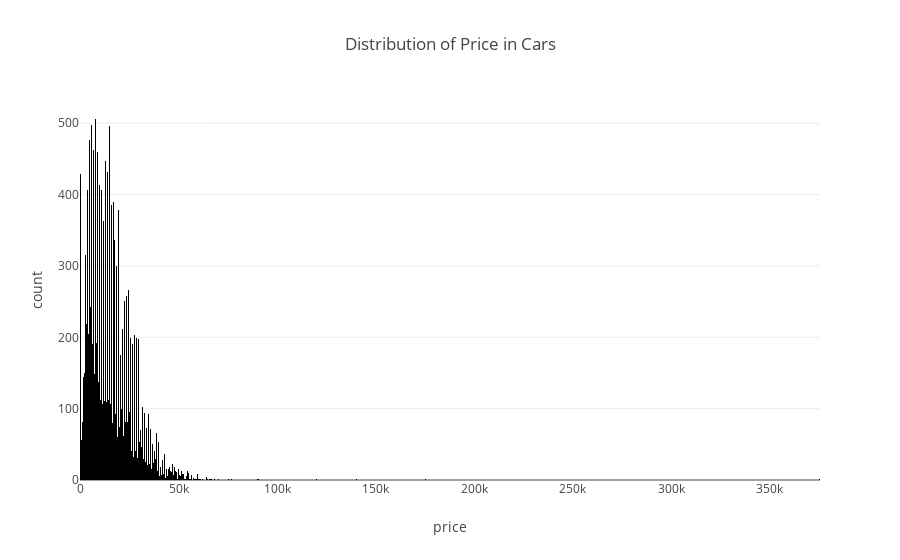

Notebook code cell kept with this figure:
### Code cell
fig = px.histogram(df.price, x = "price", title = "Distribution of Price in Cars")

fig.show()

### Figure 1 — Plotly figure (JSON) as saved in the notebook; plotly's stock layout.template omitted (floating-point values rounded to 4 significant figures; data arrays with more than 128 entries replaced by an {"elided": "..."} marker saying what was removed)
{"data": [{"alignmentgroup": "True", "bingroup": "x", "hovertemplate": "price=%{x}<br>count=%{y}<extra></extra>", "legendgroup": "", "marker": {"color": "#000001", "pattern": {"shape": ""}}, "name": "", "offsetgroup": "", "orientation": "v", "showlegend": false, "type": "histogram", "x": {"elided": "14852 int values"}, "xaxis": "x", "yaxis": "y"}], "layout": {"barmode": "relative", "legend": {"tracegroupgap": 0}, "title": {"text": "Distribution of Price in Cars"}, "xaxis": {"anchor": "y", "domain": [0, 1], "title": {"text": "price"}}, "yaxis": {"anchor": "x", "domain": [0, 1], "title": {"text": "count"}}}}
